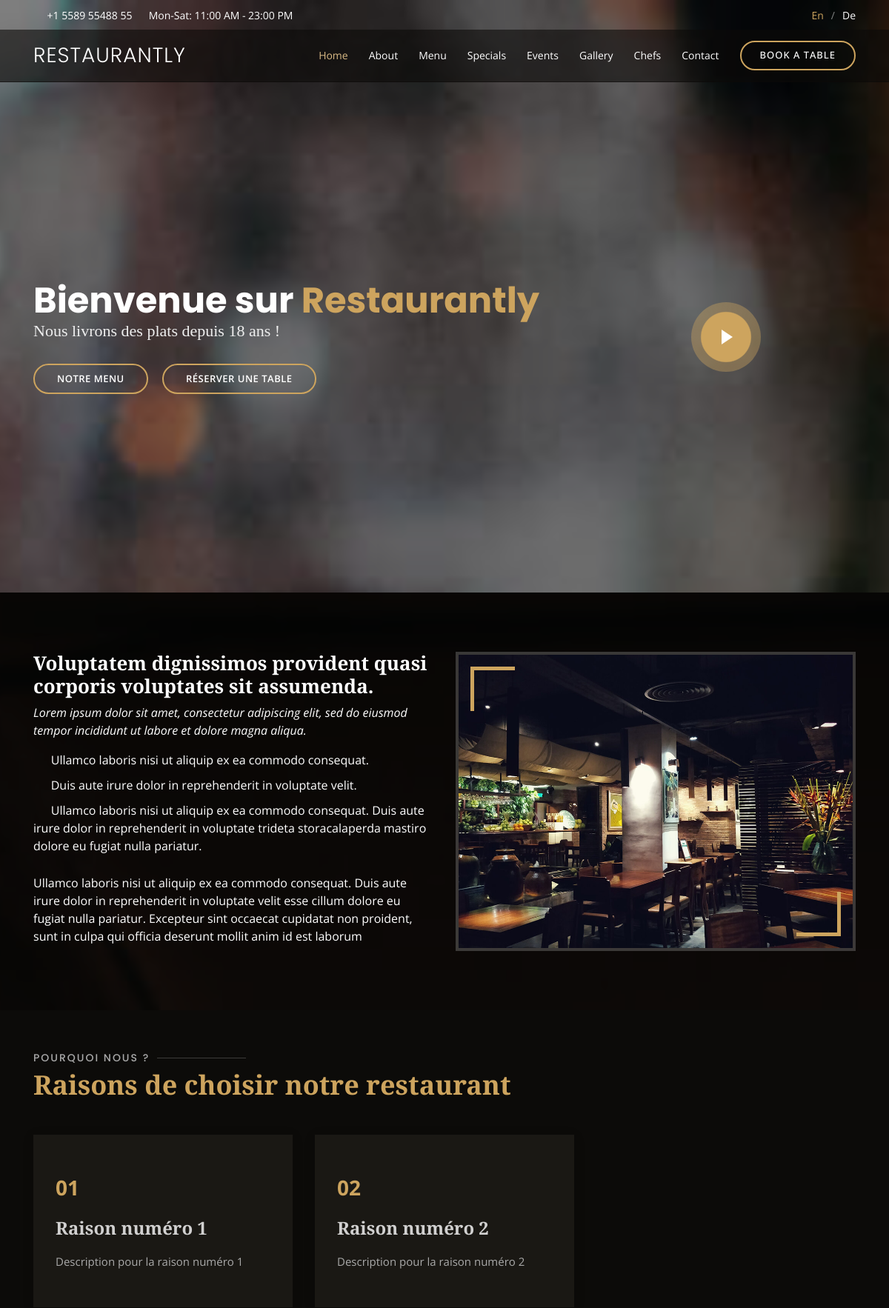
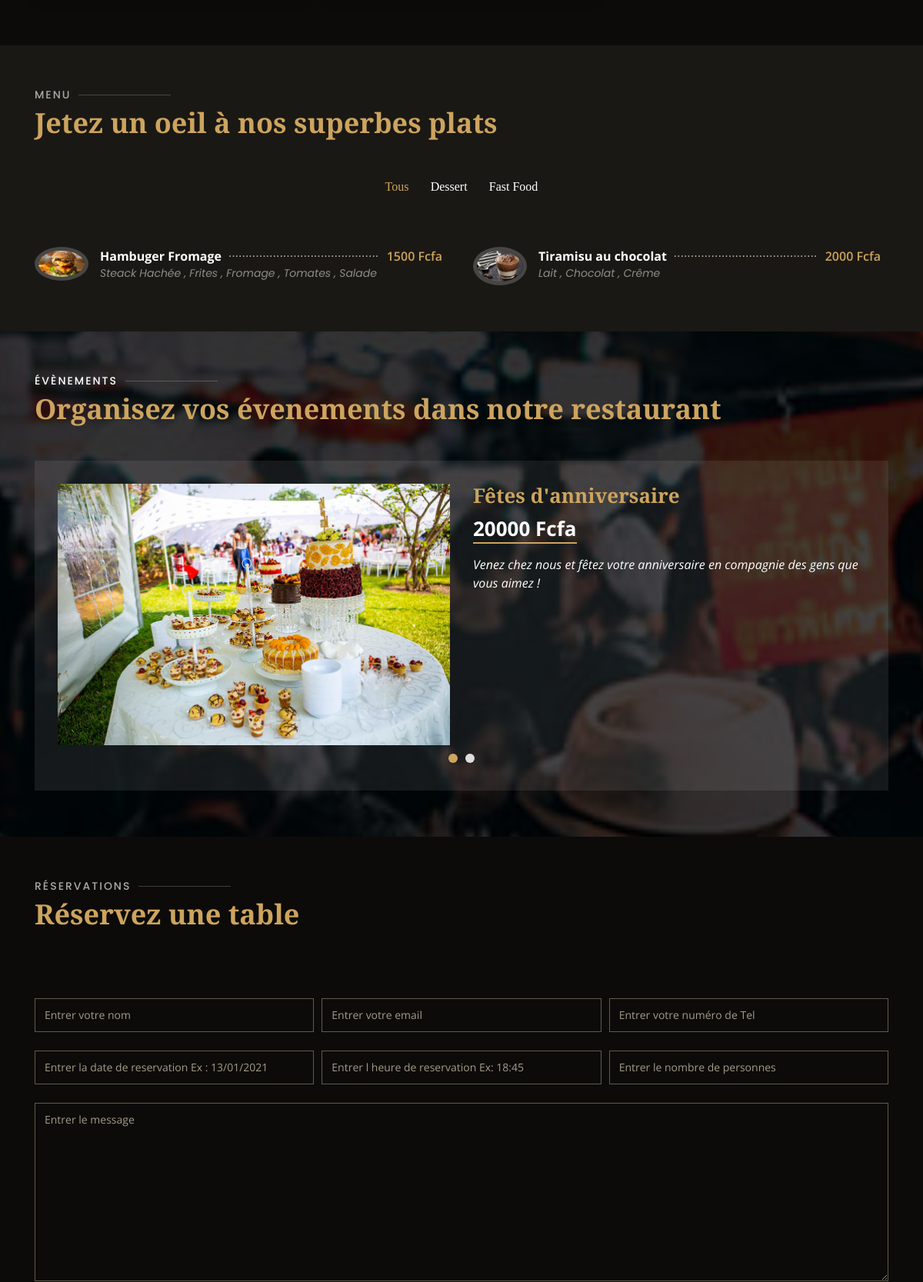
/client/ (upper part), run on the app's committed database (2 pictures, top to bottom).
### client/models.py (models this page shows, shortened)
class TimeStampMixin(models.Model):
    created_at = models.DateTimeField(auto_now_add=True)
    updated_at = models.DateTimeField(auto_now=True)
    class Meta:
        abstract = True

class Reason(TimeStampMixin):
    name        = models.CharField(max_length=100)
    description = models.TextField()

class Category(TimeStampMixin):
    name        = models.CharField(max_length=100)
    description = models.TextField()

class Food(TimeStampMixin):
    name = models.CharField(max_length=100,unique=True)
    description = models.TextField()
    image = models.ImageField(upload_to='foodsimage')
    category = models.ForeignKey(Category, on_delete=models.CASCADE)
    price = models.BigIntegerField()

class Event(TimeStampMixin):
    name        = models.CharField(max_length=100)
    description = models.TextField()
    price = models.BigIntegerField()
    image = models.ImageField(upload_to='eventsimage')

### client/views.py (the view)
# urls.py: path('', views.home,name="home"),
def home(request):
     reservationForm = ReservationForm()
     return render(request,"home.html",{
                                        'CATEGORIES':Category.objects.all(),
                                        'MENUS' : Food.objects.all(),
                                        'REASONS_TO_CHOOSE':Reason.objects.all(),
                                        'TESTIMONIALS':TESTIMONIALS,
                                        'INFOS':Info.objects.first(),
                                        'EVENTS':Event.objects.all(),
                                        'GALERIE':GALERIE,
                                        'CHEFS':CHEFS,
                                        'ReservationForm':reservationForm
                                        })

### client/forms.py
class ReservationForm(ModelForm):
    class Meta:
        model = Reservation
        fields = '__all__'

### client/templates/client/home.html (shortened to what this page needs)
{% extends 'base.html' %}
{% load static %}
{% load widget_tweaks %}
{% block content %}
  <section id="hero" class="d-flex align-items-center">
    <div class="container position-relative text-center text-lg-left" data-aos="zoom-in" data-aos-delay="100">
      <div class="row">
        <div class="col-lg-8">
          <h1>Bienvenue sur  <span>Restaurantly </span></h1>
          <h2>Nous livrons des plats depuis 18 ans !</h2>
          <div class="btns">
            <a href="#menu" class="btn-menu animated fadeInUp scrollto">Notre menu</a>
            <a href="#book-a-table" class="btn-book animated fadeInUp scrollto">Réserver une table</a>
          </div>
        </div>
        <div class="col-lg-4 d-flex align-items-center justify-content-center" data-aos="zoom-in" data-aos-delay="200">
          <a href="https://www.youtube.com/watch?v=GlrxcuEDyF8" class="venobox play-btn" data-vbtype="video" data-autoplay="true"></a>
        </div>
      </div>
    </div>
  </section>
  <main id="main">
    <section id="about" class="about">
      <div class="container" data-aos="fade-up">
        <div class="row">
          <div class="col-lg-6 order-1 order-lg-2" data-aos="zoom-in" data-aos-delay="100">
            <div class="about-img">
              <img src="{% static 'client/assets/img/about.jpg' %}" alt="">
            </div>
          </div>
          <div class="col-lg-6 pt-4 pt-lg-0 order-2 order-lg-1 content">
            <h3>Voluptatem dignissimos provident quasi corporis voluptates sit assumenda.</h3>
            <p class="font-italic">
              Lorem ipsum dolor sit amet, consectetur adipiscing elit, sed do eiusmod tempor incididunt ut labore et dolore
              magna aliqua.
            </p>
            <ul>
              <li><i class="icofont-check-circled"></i> Ullamco laboris nisi ut aliquip ex ea commodo consequat.</li>
              <li><i class="icofont-check-circled"></i> Duis aute irure dolor in reprehenderit in voluptate velit.</li>
              <li><i class="icofont-check-circled"></i> Ullamco laboris nisi ut aliquip ex ea commodo consequat. Duis aute irure dolor in reprehenderit in voluptate trideta storacalaperda mastiro dolore eu fugiat nulla pariatur.</li>
            </ul>
            <p>
              Ullamco laboris nisi ut aliquip ex ea commodo consequat. Duis aute irure dolor in reprehenderit in voluptate
              velit esse cillum dolore eu fugiat nulla pariatur. Excepteur sint occaecat cupidatat non proident, sunt in
              culpa qui officia deserunt mollit anim id est laborum
            </p>
          </div>
        </div>
      </div>
    </section>
    <section id="why-us" class="why-us">
      <div class="container" data-aos="fade-up">
        <div class="section-title">
          <h2>Pourquoi nous ?</h2>
          <p>Raisons de choisir notre restaurant</p>
        </div>
        <div class="row">
        {% for REASON in REASONS_TO_CHOOSE  %}
          <div class="col-lg-4">
            <div class="box" data-aos="zoom-in" data-aos-delay="100">
              <span>0{{ forloop.counter }}</span>
              <h4>{{REASON.name}}</h4>
              <p>{{REASON.description}}</p>
            </div>
          </div>
        {% endfor %}
        </div>
      </div>
    </section>
    <section id="menu" class="menu section-bg">
      <div class="container" data-aos="fade-up">
        <div class="section-title">
          <h2>Menu</h2>
          <p>Jetez un oeil à nos superbes plats </p>
        </div>
        <div class="row" data-aos="fade-up" data-aos-delay="100">
          <div class="col-lg-12 d-flex justify-content-center">
            <ul id="menu-flters">
              <li data-filter="*" class="filter-active">Tous</li>
              {% for categorie in CATEGORIES %}
              <li data-filter=".{{categorie.id}}">{{categorie.name}}</li>
              {% endfor %}
            </ul>
          </div>
        </div>
        <div class="row menu-container" data-aos="fade-up" data-aos-delay="200">
          {% for plat in MENUS  %}
              <div class="col-lg-6 menu-item {{plat.category.id}}">
              <img src="{{plat.image.url}}" class="menu-img" alt="">
              <div class="menu-content">
                <a href="#">{{plat.name}}</a><span>{{plat.price}} Fcfa</span>
              </div>
              <div class="menu-ingredients">
                {{plat.description}}
              </div>
            </div>
          {% endfor %}
        </div>
      </div>
    </section>
    <section id="events" class="events">
      <div class="container" data-aos="fade-up">
        <div class="section-title">
          <h2>Évènements</h2>
          <p>Organisez vos évenements dans notre restaurant </p>
        </div>
        <div class="owl-carousel events-carousel" data-aos="fade-up" data-aos-delay="100">
      {% for event in EVENTS  %}
          <div class="row event-item">
            <div class="col-lg-6">
              <img src="{{event.image.url}}" class="img-fluid" alt="">
            </div>
            <div class="col-lg-6 pt-4 pt-lg-0 content">
              <h3>{{event.name}}</h3>
              <div class="price">
                <p><span>{{event.price}} Fcfa</span></p>
              </div>
              <p class="font-italic">
                {{event.description}}
              </p>
            </div>
          </div>
{% endfor %}
        </div>
      </div>
    </section>
    <section id="book-a-table" class="book-a-table">
      <div class="container" data-aos="fade-up">
        <div class="section-title">
          <h2>Réservations</h2>
          <p>Réservez une table</p>
        </div>
        <div id="reservationAjaxResult" class="alert alert-dismissible fade show " role="alert">
        </div>
        <form novalidate action="{% url 'reservation' %}" id="reservationForm" method="post" role="form" class="php-email-form" data-aos="fade-up" data-aos-delay="100">
          <div class="form-row">
            <div class="col-lg-4 col-md-6 form-group">
            {% render_field ReservationForm.name class+="form-control" placeholder="Entrer votre nom" %}
            </div>
            <div class="col-lg-4 col-md-6 form-group">
               {% render_field ReservationForm.email class+="form-control" placeholder="Entrer votre email" %}
            </div>
            <div class="col-lg-4 col-md-6 form-group">
               {% render_field ReservationForm.phoneNumber class+="form-control" placeholder="Entrer votre numéro de Tel" %}
            </div>
            <div class="col-lg-4 col-md-6 form-group">
               {% render_field ReservationForm.date class+="form-control datepicker" placeholder="Entrer la date de reservation Ex : 13/01/2021" %}
            </div>
            <div class="col-lg-4 col-md-6 form-group">
               {% render_field ReservationForm.time class+="form-control" placeholder='Entrer l heure de reservation Ex: 18:45' %}
            </div>
            <div class="col-lg-4 col-md-6 form-group">
               {% render_field ReservationForm.nbOfPeople class+="form-control" placeholder="Entrer le nombre de personnes" %}
            </div>
          </div>
          <div class="form-group">
               {% render_field ReservationForm.message class+="form-control" placeholder="Entrer le message" %}
          </div>
        </form>
      </div>
    </section>
  </main>
{% endblock content %}

### client/templates/client/base.html (shortened to what this page needs)
{% load static  %}
<!DOCTYPE html>
<html lang="en">
<head>
  <link href="{% static 'client/assets/vendor/bootstrap/css/bootstrap.min.css' %}" rel="stylesheet">
  <link href="{% static 'client/assets/vendor/icofont/icofont.min.css' %}" rel="stylesheet">
  <link href="{% static 'client/assets/vendor/boxicons/css/boxicons.min.css' %}" rel="stylesheet">
  <link href="{% static 'client/assets/vendor/animate.css/animate.min.css' %}" rel="stylesheet">
  <link href="{% static 'client/assets/vendor/owl.carousel/assets/owl.carousel.min.css' %}" rel="stylesheet">
  <link href="{% static 'client/assets/vendor/venobox/venobox.css' %}" rel="stylesheet">
  <link href="{% static 'client/assets/vendor/aos/aos.css' %}" rel="stylesheet">
  <link href="{% static 'client/assets/css/style.css' %}" rel="stylesheet">
</head>
<body>
{% include 'partials/nav.html' %}
{% block content  %}
{% endblock content  %}
</body>
</html>

### client/templates/client/partials/nav.html
  <div id="topbar" class="d-flex align-items-center fixed-top">
    <div class="container d-flex">
      <div class="contact-info mr-auto">
        <i class="icofont-phone"></i> +1 5589 55488 55
        <span class="d-none d-lg-inline-block"><i class="icofont-clock-time icofont-rotate-180"></i> Mon-Sat: 11:00 AM - 23:00 PM</span>
      </div>
      <div class="languages">
        <ul>
          <li>En</li>
          <li><a href="#">De</a></li>
        </ul>
      </div>
    </div>
  </div>
  <header id="header" class="fixed-top">
    <div class="container d-flex align-items-center">
      <h1 class="logo mr-auto"><a href="index.html">Restaurantly</a></h1>
      <nav class="nav-menu d-none d-lg-block">
        <ul>
          <li class="active"><a href="index.html">Home</a></li>
          <li><a href="#about">About</a></li>
          <li><a href="#menu">Menu</a></li>
          <li><a href="#specials">Specials</a></li>
          <li><a href="#events">Events</a></li>
          <li><a href="#gallery">Gallery</a></li>
          <li><a href="#chefs">Chefs</a></li>
          <li><a href="#contact">Contact</a></li>
          <li class="book-a-table text-center"><a href="#book-a-table">Book a table</a></li>
        </ul>
      </nav>
    </div>
  </header>

### data on the page
Reason: name "Raison numéro 1", description "Description pour la raison numéro 1"
Reason: name "Raison numéro 2", description "Description pour la raison numéro 2"
Category: name "Dessert"
Category: name "Fast Food"
Food: image (picture), name "Hambuger Fromage", price "1500", description "Steack Hachée , Frites , Fromage , Tomates , Salade"
Food: image (picture), name "Tiramisu au chocolat", price "2000", description "Lait , Chocolat , Crême"
Event: image (picture), name "Fêtes d'anniversaire", price "20000", description "Venez chez nous et fêtez votre anniversaire en compagnie des gens que vous aimez !"
